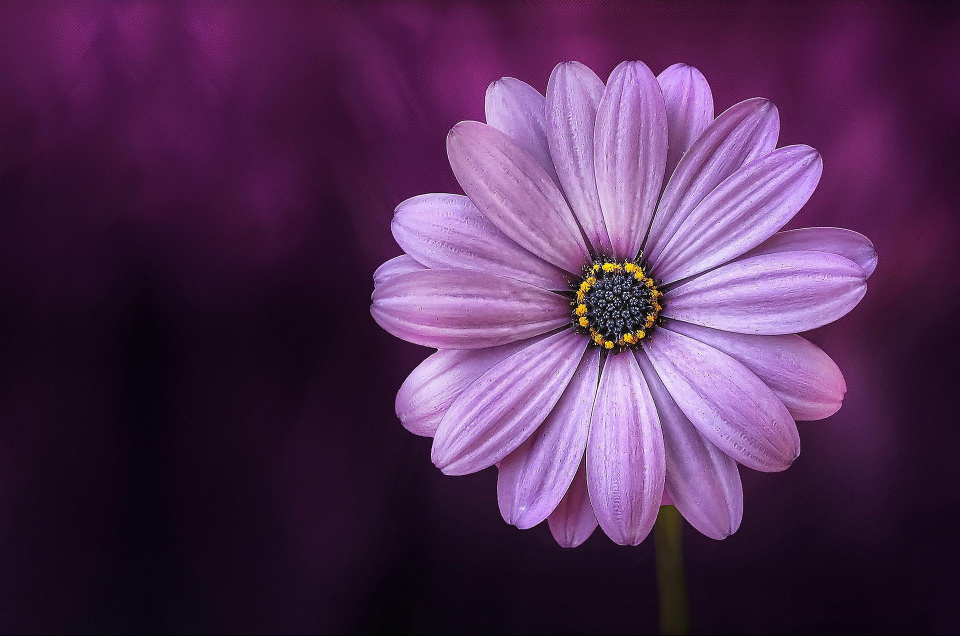
#> input picture worldskill/2022/TaskA/A01/flower.jpg, 1920 x 1271 px, found by its file name (shown at 1/2 size)
$ python build.py
#> lines starting #> are read from the running program, lines starting #| are printed output that depends on the picture; after the words box and inside, x2 and y2 are one past the last pixel; in counts of white or black regions, pixels touching at a corner belong together; long printed decimals are rounded
# -*- coding: utf-8 -*-
"""A01 Masking Image：把 flower.jpg 的花朵去背、轉灰階，再合成到 background.jpg 上"""
import cv2
import numpy as np

BASE = r"C:/nginx/skill/worldskill/2022/modulea/A01"

flower = cv2.imread(BASE + "/flower.jpg")
#> flower is the input picture: shape (1271, 1920, 3); mean B, G, R 84.7, 46.4, 81.4
background = cv2.imread(BASE + "/background.jpg")
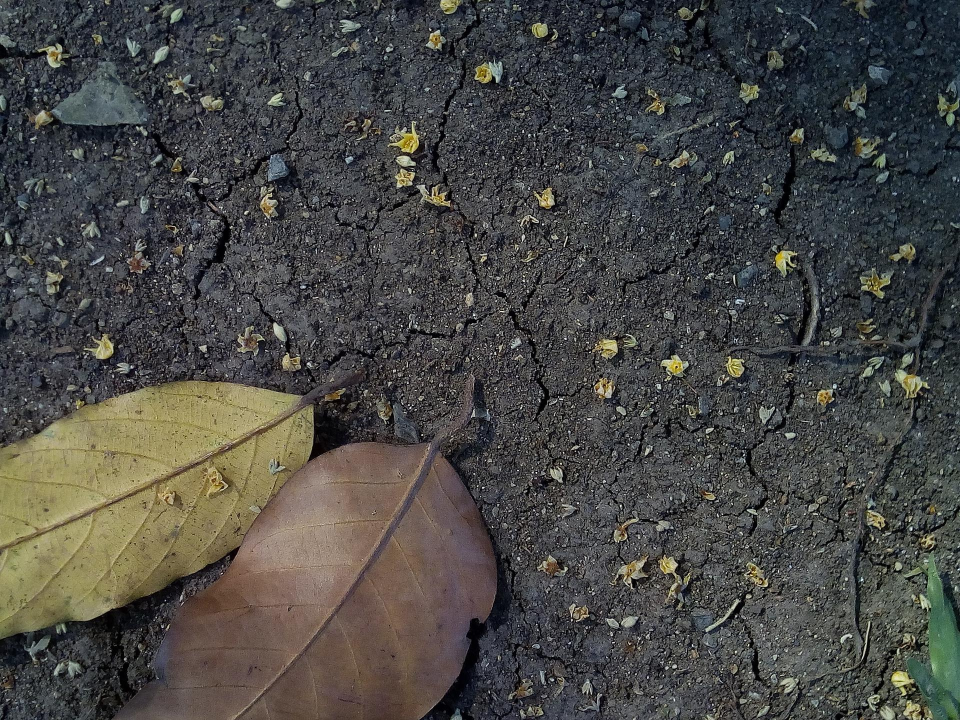
#> input picture worldskill/2022/modulea/A01/background.jpg, 1920 x 1440 px, found by its file name (shown at 1/2 size)
#> background is the input picture: shape (1440, 1920, 3); mean B, G, R 69.7, 72.5, 73.1
height, width = flower.shape[:2]
#> height = 1271; width = 1920

# 花瓣是淡粉色(飽和度低、亮度高)，紫色背景飽和度高，用 HSV 的 S/V 建立 GrabCut 初始標記
hsv = cv2.cvtColor(flower, cv2.COLOR_BGR2HSV).astype(int)
saturation = hsv[:, :, 1]
value = hsv[:, :, 2]
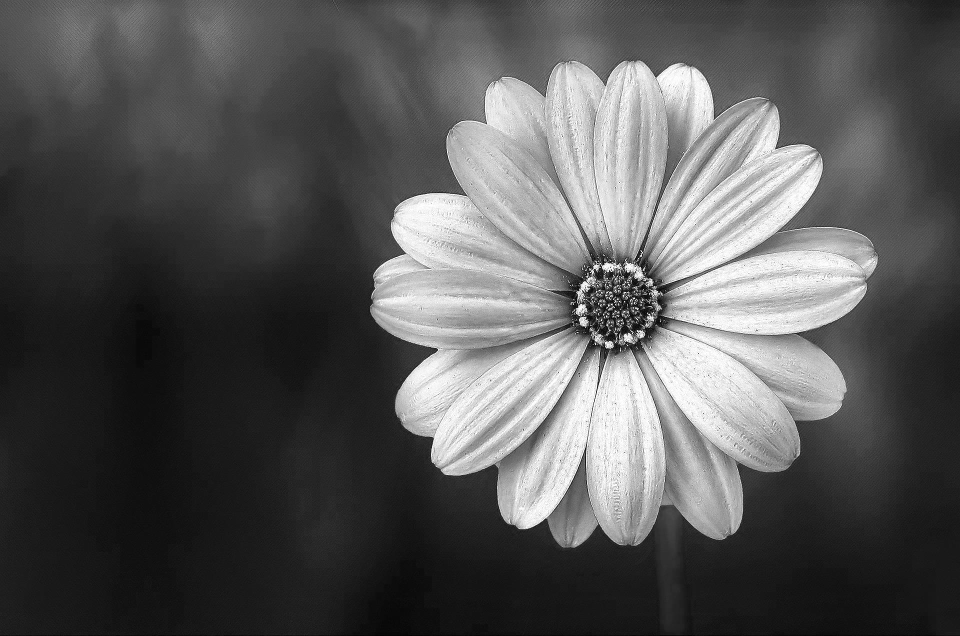
#> value: shape (1271, 1920) int64 (shown at 1/2 size); min 0, max 255, mean 87.6

kernel = cv2.getStructuringElement(cv2.MORPH_ELLIPSE, (9, 9))

# 確定前景：明亮且低飽和的花瓣核心(取最大連通區域後再侵蝕，確保完全落在花朵內)
core = ((saturation < 110) & (value > 150)).astype(np.uint8) * 255
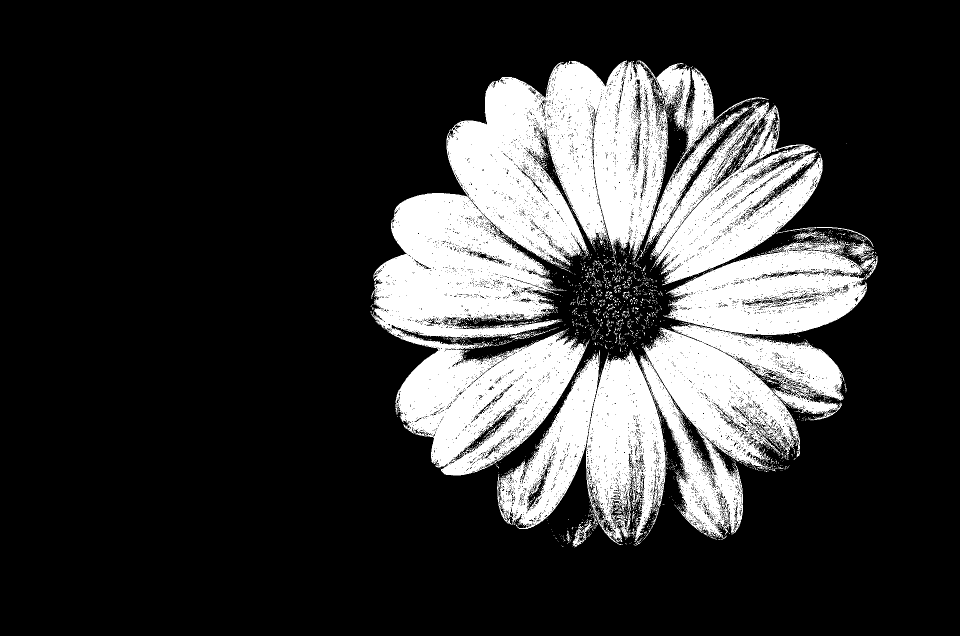
#> core: shape (1271, 1920) (shown at 1/2 size); 21.4% white; 2651 white regions (2594 under 20 px), largest, box (x1, y1, x2, y2) and area: (743, 121, 1646, 951) 317436, (1280, 647, 1689, 1079) 81122, (994, 699, 1331, 1090) 64045
core = cv2.morphologyEx(core, cv2.MORPH_OPEN, kernel, iterations=2)
#> core: shape (1271, 1920); 11.6% white; 66 white regions, largest, box (x1, y1, x2, y2) and area: (755, 386, 1063, 641) 43678, (895, 157, 1096, 499) 30572, (1371, 504, 1716, 670) 30018
_, labels, stats, _ = cv2.connectedComponentsWithStats(core, 8)
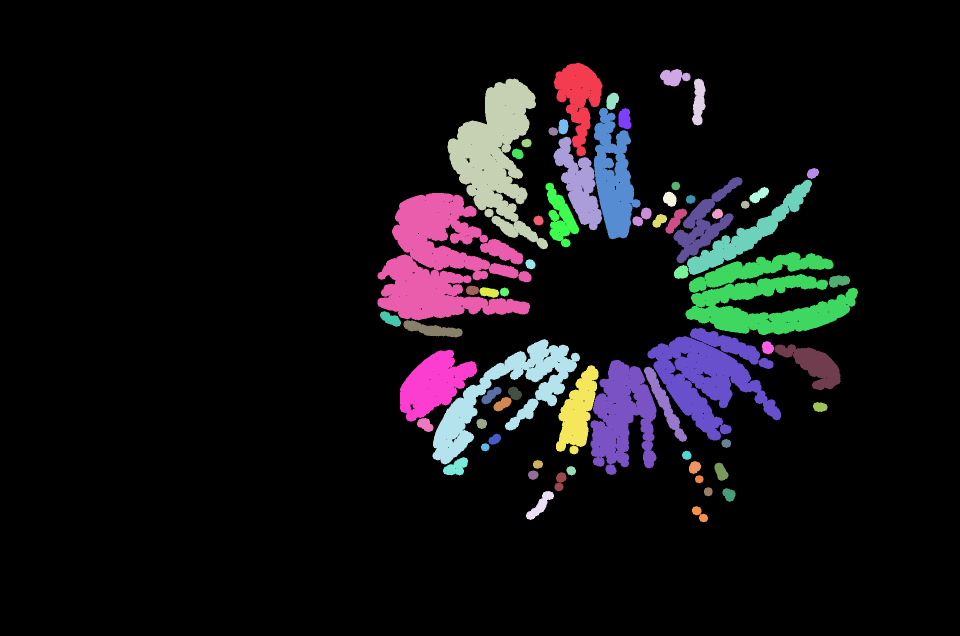
#> labels: shape (1271, 1920) int32 (shown at 1/2 size); 67 distinct labels, from 0 to 66; one colour per label, 0 black
#> stats = 67 rows, first 6: [0, 0, 1920, 1271, 2156696], [1108, 125, 97, 188, 9097], [1320, 138, 61, 35, 1393], [895, 157, 201, 342, 30572], [1384, 157, 27, 94, 1777], [1213, 185, 25, 35, 639]
largest = 1 + int(np.argmax(stats[1:, cv2.CC_STAT_AREA]))
#> largest = 20
core = np.where(labels == largest, 255, 0).astype(np.uint8)
#> core: shape (1271, 1920); 1.8% white; 1 white region, box (x1, y1, x2, y2) and area: (755, 386, 1063, 641) 43678

grab = np.full((height, width), cv2.GC_PR_FGD, np.uint8)
grab[saturation > 170] = cv2.GC_BGD                            # 高飽和的紫色背景視為確定背景
grab[cv2.erode(core, kernel, iterations=2) > 0] = cv2.GC_FGD   # 花瓣核心視為確定前景

bg_model = np.zeros((1, 65), np.float64)
fg_model = np.zeros((1, 65), np.float64)
cv2.grabCut(flower, grab, None, bg_model, fg_model, 5, cv2.GC_INIT_WITH_MASK)
mask = np.where((grab == cv2.GC_FGD) | (grab == cv2.GC_PR_FGD), 255, 0).astype(np.uint8)

# 去雜訊 → 只留最大一塊(花朵) → 封住花瓣細縫 → 填滿內部空洞
mask = cv2.morphologyEx(mask, cv2.MORPH_OPEN, kernel, iterations=2)
_, labels, stats, _ = cv2.connectedComponentsWithStats(mask, 8)
largest = 1 + int(np.argmax(stats[1:, cv2.CC_STAT_AREA]))
mask = np.where(labels == largest, 255, 0).astype(np.uint8)
mask = cv2.morphologyEx(mask, cv2.MORPH_CLOSE, kernel, iterations=3)
flood = mask.copy()
holes = np.zeros((height + 2, width + 2), np.uint8)
cv2.floodFill(flood, holes, (0, 0), 255)
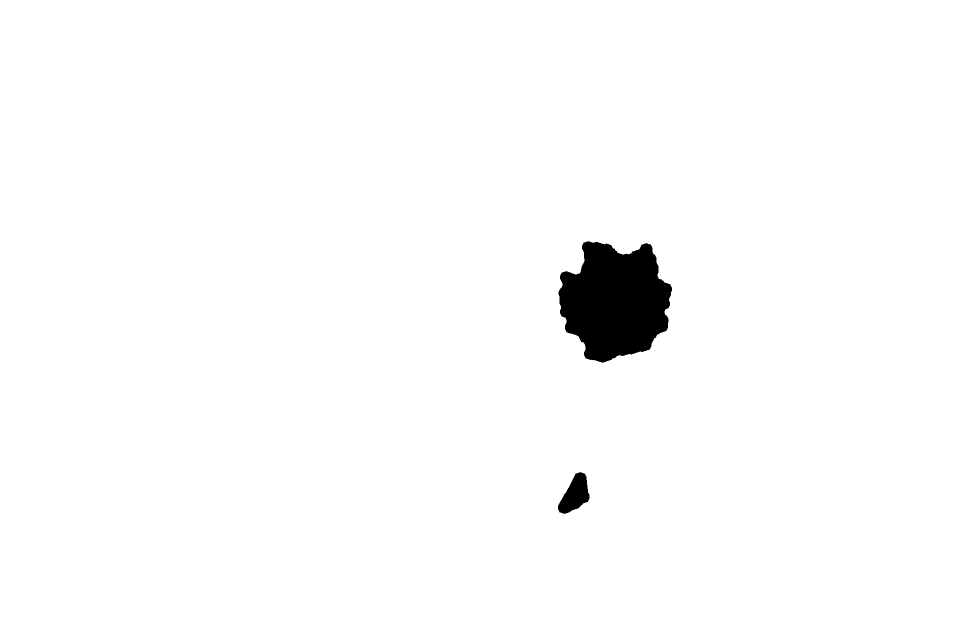
#> flood: shape (1271, 1920) (shown at 1/2 size); 98.3% white; 2 black regions, box (x1, y1, x2, y2) and area: (1117, 482, 1344, 725) 39599, (1116, 944, 1179, 1028) 3080
mask = mask | cv2.bitwise_not(flood)

# 邊緣羽化，讓合成後不會有鋸齒
alpha = (cv2.GaussianBlur(mask, (0, 0), 1.5).astype(np.float32) / 255.0)[:, :, None]
#> mask: shape (1271, 1920); 28.2% white; 1 white region, box (x1, y1, x2, y2) and area: (740, 121, 1755, 1092) 688760

# 花朵轉灰階(仍轉回三通道以便與彩色背景合成)
gray = cv2.cvtColor(flower, cv2.COLOR_BGR2GRAY)
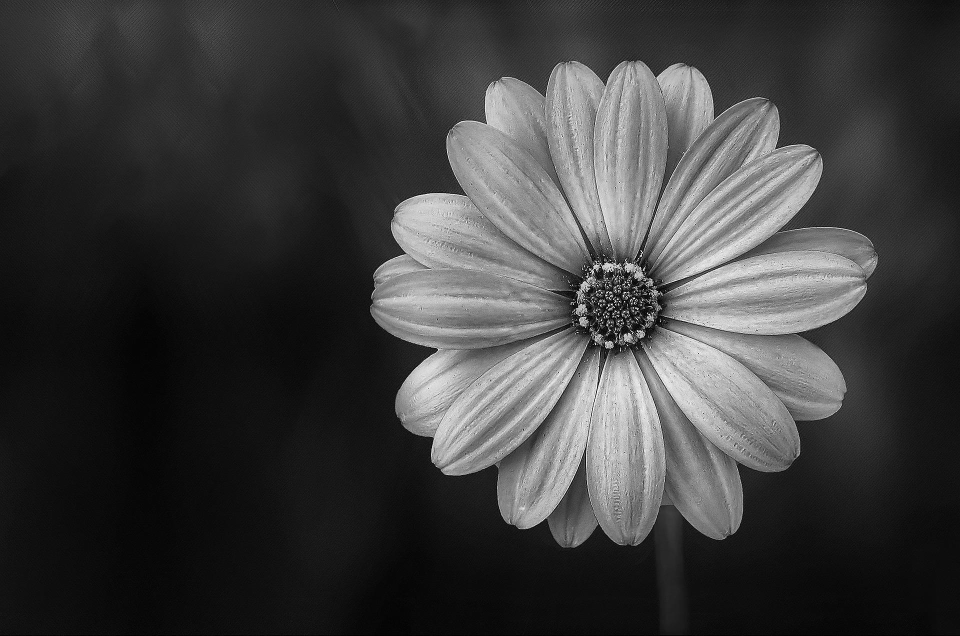
#> gray: shape (1271, 1920) (shown at 1/2 size); min 0, max 255, mean 61.3
gray_bgr = cv2.cvtColor(gray, cv2.COLOR_GRAY2BGR).astype(np.float32)

# 背景縮放到與花朵同尺寸後合成
bg = cv2.resize(background, (width, height)).astype(np.float32)
result = gray_bgr * alpha + bg * (1 - alpha)
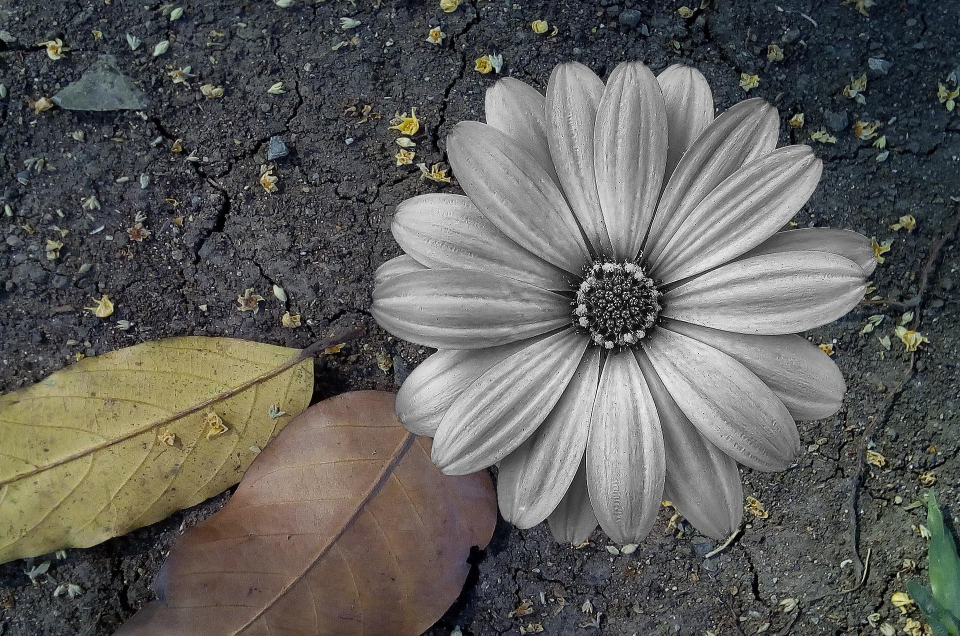
#> result: shape (1271, 1920, 3) float32 (shown at 1/2 size); mean of channels 0, 1, 2 91.5, 94.7, 95.4; drawn as B, G, R

cv2.imwrite(BASE + "/A01.jpg", result.astype(np.uint8), [cv2.IMWRITE_JPEG_QUALITY, 95])
cv2.imwrite(BASE + "/A01_mask.png", mask)
print("mask ratio", mask.mean() / 255)
#| mask ratio 0.2822
